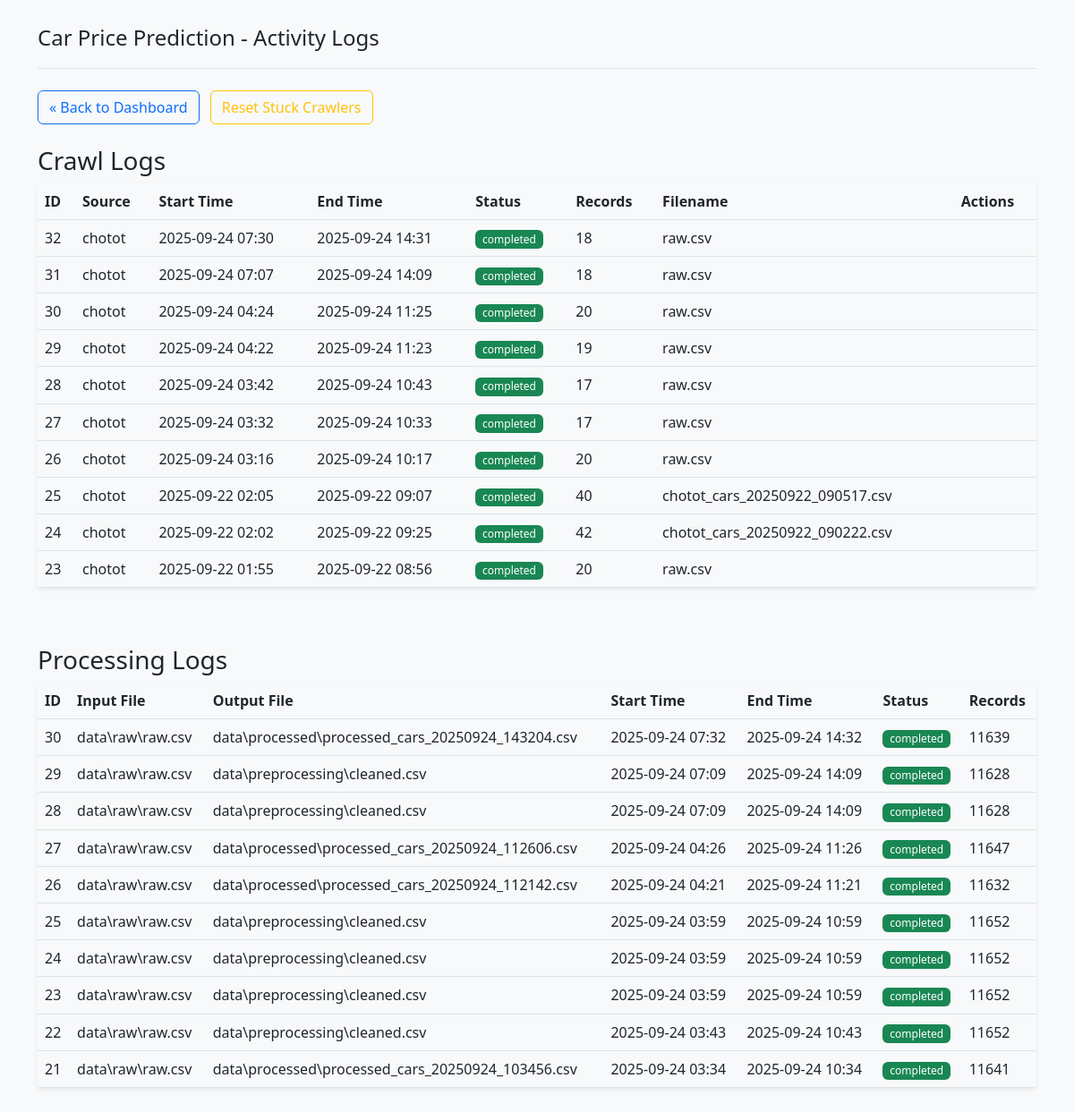
Page /logs on the committed database.
### app/models.py (models this page shows, shortened)
class CrawlLog(db.Model):
    __tablename__ = 'crawl_logs'
    id = db.Column(db.Integer, primary_key=True)
    start_time = db.Column(db.DateTime, default=datetime.utcnow)
    end_time = db.Column(db.DateTime, nullable=True)
    source = db.Column(db.String(100), nullable=False)
    status = db.Column(db.String(20), nullable=False)  # 'running', 'completed', 'failed'
    records_count = db.Column(db.Integer, default=0)
    filename = db.Column(db.String(255), nullable=True)
    error_message = db.Column(db.Text, nullable=True)

class ProcessingLog(db.Model):
    __tablename__ = 'processing_logs'
    id = db.Column(db.Integer, primary_key=True)
    start_time = db.Column(db.DateTime, default=datetime.utcnow)
    end_time = db.Column(db.DateTime, nullable=True)
    input_file = db.Column(db.String(255), nullable=False)
    output_file = db.Column(db.String(255), nullable=True)
    status = db.Column(db.String(20), nullable=False)  # 'running', 'completed', 'failed'
    records_count = db.Column(db.Integer, default=0)
    error_message = db.Column(db.Text, nullable=True)

### app/routes.py (the view)
@main_bp.route('/logs')
def logs():
    crawl_logs = CrawlLog.query.order_by(CrawlLog.start_time.desc()).limit(10).all()
    processing_logs = ProcessingLog.query.order_by(ProcessingLog.start_time.desc()).limit(10).all()
    return render_template('logs.html',
                           crawl_logs=crawl_logs,
                           processing_logs=processing_logs)

### app/templates/logs.html (shortened to what this page needs)
<!DOCTYPE html>
<html lang="vi">
<head>
    <link rel="stylesheet" href="https://cdn.jsdelivr.net/npm/bootstrap@5.2.3/dist/css/bootstrap.min.css">
    <link rel="stylesheet" href="{{ url_for('static', filename='css/style.css') }}">
</head>
<body>
    <div class="container py-4">
        <header class="pb-3 mb-4 border-bottom">
            <div class="d-flex align-items-center text-dark text-decoration-none">
                <span class="fs-4">Car Price Prediction - Activity Logs</span>
            </div>
        </header>
        <div class="mb-4">
            <a href="{{ url_for('main.index') }}" class="btn btn-outline-primary">&laquo; Back to Dashboard</a>
            <button class="btn btn-outline-warning ms-2" onclick="checkStuckCrawlers()">
                Reset Stuck Crawlers
            </button>
        </div>
        <div class="row">
            <div class="col-md-12">
                <h3>Crawl Logs</h3>
                <div class="table-responsive">
                    <table class="table table-hover">
                        <thead>
                            <tr>
                                <th>ID</th>
                                <th>Source</th>
                                <th>Start Time</th>
                                <th>End Time</th>
                                <th>Status</th>
                                <th>Records</th>
                                <th>Filename</th>
                                <th>Actions</th>
                            </tr>
                        </thead>
                        <tbody>
                            {% for log in crawl_logs %}
                            <tr data-log-id="{{ log.id }}">
                                <td>{{ log.id }}</td>
                                <td>{{ log.source }}</td>
                                <td>{{ log.start_time.strftime('%Y-%m-%d %H:%M') }}</td>
                                <td>{{ log.end_time.strftime('%Y-%m-%d %H:%M') if log.end_time else '-' }}</td>
                                <td><span
                                        class="badge bg-{{ 'success' if log.status == 'completed' else 'warning' if log.status.startswith('running') else 'danger' }} crawler-status">{{
                                        log.status }}</span></td>
                                <td>{{ log.records_count }}</td>
                                <td>{{ log.filename or '-' }}</td>
                                <td class="crawler-actions">
                                </td>
                            </tr>
                            {% endfor %}
                        </tbody>
                    </table>
                </div>
            </div>
        </div>
        <div class="row mt-5">
            <div class="col-md-12">
                <h3>Processing Logs</h3>
                <div class="table-responsive">
                    <table class="table table-hover">
                        <thead>
                            <tr>
                                <th>ID</th>
                                <th>Input File</th>
                                <th>Output File</th>
                                <th>Start Time</th>
                                <th>End Time</th>
                                <th>Status</th>
                                <th>Records</th>
                            </tr>
                        </thead>
                        <tbody>
                            {% for log in processing_logs %}
                            <tr>
                                <td>{{ log.id }}</td>
                                <td>{{ log.input_file }}</td>
                                <td>{{ log.output_file or '-' }}</td>
                                <td>{{ log.start_time.strftime('%Y-%m-%d %H:%M') }}</td>
                                <td>{{ log.end_time.strftime('%Y-%m-%d %H:%M') if log.end_time else '-' }}</td>
                                <td><span
                                        class="badge bg-{{ 'success' if log.status == 'completed' else 'warning' if log.status == 'running' else 'danger' }}">{{
                                        log.status }}</span></td>
                                <td>{{ log.records_count }}</td>
                            </tr>
                            {% endfor %}
                        </tbody>
                    </table>
                </div>
            </div>
        </div>
    </div>
</body>
</html>

### app/static/css/style.css (style rules this page uses)
body { background-color: #f8f9fa; }
.badge { font-weight: 500; padding: 0.35em 0.65em; }
.table-responsive { margin-bottom: 1rem; box-shadow: 0 0.125rem 0.25rem rgba(0, 0, 0, 0.075); border-radius: 0.25rem; overflow: hidden; }
.table { margin-bottom: 0; }

### rows in the picture
CrawlLog: id "32", source "chotot", start_time "2025-09-24 07:30", end_time "2025-09-24 14:31", status "completed", records_count "18", filename "raw.csv"
CrawlLog: id "31", source "chotot", start_time "2025-09-24 07:07", end_time "2025-09-24 14:09", status "completed", records_count "18", filename "raw.csv"
CrawlLog: id "30", source "chotot", start_time "2025-09-24 04:24", end_time "2025-09-24 11:25", status "completed", records_count "20", filename "raw.csv"
CrawlLog: id "29", source "chotot", start_time "2025-09-24 04:22", end_time "2025-09-24 11:23", status "completed", records_count "19", filename "raw.csv"
CrawlLog: id "28", source "chotot", start_time "2025-09-24 03:42", end_time "2025-09-24 10:43", status "completed", records_count "17", filename "raw.csv"
CrawlLog: id "27", source "chotot", start_time "2025-09-24 03:32", end_time "2025-09-24 10:33", status "completed", records_count "17", filename "raw.csv"
CrawlLog: id "26", source "chotot", start_time "2025-09-24 03:16", end_time "2025-09-24 10:17", status "completed", records_count "20", filename "raw.csv"
CrawlLog: id "25", source "chotot", start_time "2025-09-22 02:05", end_time "2025-09-22 09:07", status "completed", records_count "40", filename "chotot_cars_20250922_090517.csv"
CrawlLog: id "24", source "chotot", start_time "2025-09-22 02:02", end_time "2025-09-22 09:25", status "completed", records_count "42", filename "chotot_cars_20250922_090222.csv"
CrawlLog: id "23", source "chotot", start_time "2025-09-22 01:55", end_time "2025-09-22 08:56", status "completed", records_count "20", filename "raw.csv"
ProcessingLog: id "30", input_file "data\\raw\\raw.csv", output_file "data\\processed\\processed_cars_20250924_143204.csv", start_time "2025-09-24 07:32", end_time "2025-09-24 14:32", status "completed", records_count "11639"
ProcessingLog: id "29", input_file "data\\raw\\raw.csv", output_file "data\\preprocessing\\cleaned.csv", start_time "2025-09-24 07:09", end_time "2025-09-24 14:09", status "completed", records_count "11628"
ProcessingLog: id "28", input_file "data\\raw\\raw.csv", output_file "data\\preprocessing\\cleaned.csv", start_time "2025-09-24 07:09", end_time "2025-09-24 14:09", status "completed", records_count "11628"
ProcessingLog: id "27", input_file "data\\raw\\raw.csv", output_file "data\\processed\\processed_cars_20250924_112606.csv", start_time "2025-09-24 04:26", end_time "2025-09-24 11:26", status "completed", records_count "11647"
ProcessingLog: id "26", input_file "data\\raw\\raw.csv", output_file "data\\processed\\processed_cars_20250924_112142.csv", start_time "2025-09-24 04:21", end_time "2025-09-24 11:21", status "completed", records_count "11632"
ProcessingLog: id "25", input_file "data\\raw\\raw.csv", output_file "data\\preprocessing\\cleaned.csv", start_time "2025-09-24 03:59", end_time "2025-09-24 10:59", status "completed", records_count "11652"
ProcessingLog: id "24", input_file "data\\raw\\raw.csv", output_file "data\\preprocessing\\cleaned.csv", start_time "2025-09-24 03:59", end_time "2025-09-24 10:59", status "completed", records_count "11652"
ProcessingLog: id "23", input_file "data\\raw\\raw.csv", output_file "data\\preprocessing\\cleaned.csv", start_time "2025-09-24 03:59", end_time "2025-09-24 10:59", status "completed", records_count "11652"
ProcessingLog: id "22", input_file "data\\raw\\raw.csv", output_file "data\\preprocessing\\cleaned.csv", start_time "2025-09-24 03:43", end_time "2025-09-24 10:43", status "completed", records_count "11652"
ProcessingLog: id "21", input_file "data\\raw\\raw.csv", output_file "data\\processed\\processed_cars_20250924_103456.csv", start_time "2025-09-24 03:34", end_time "2025-09-24 10:34", status "completed", records_count "11641"
